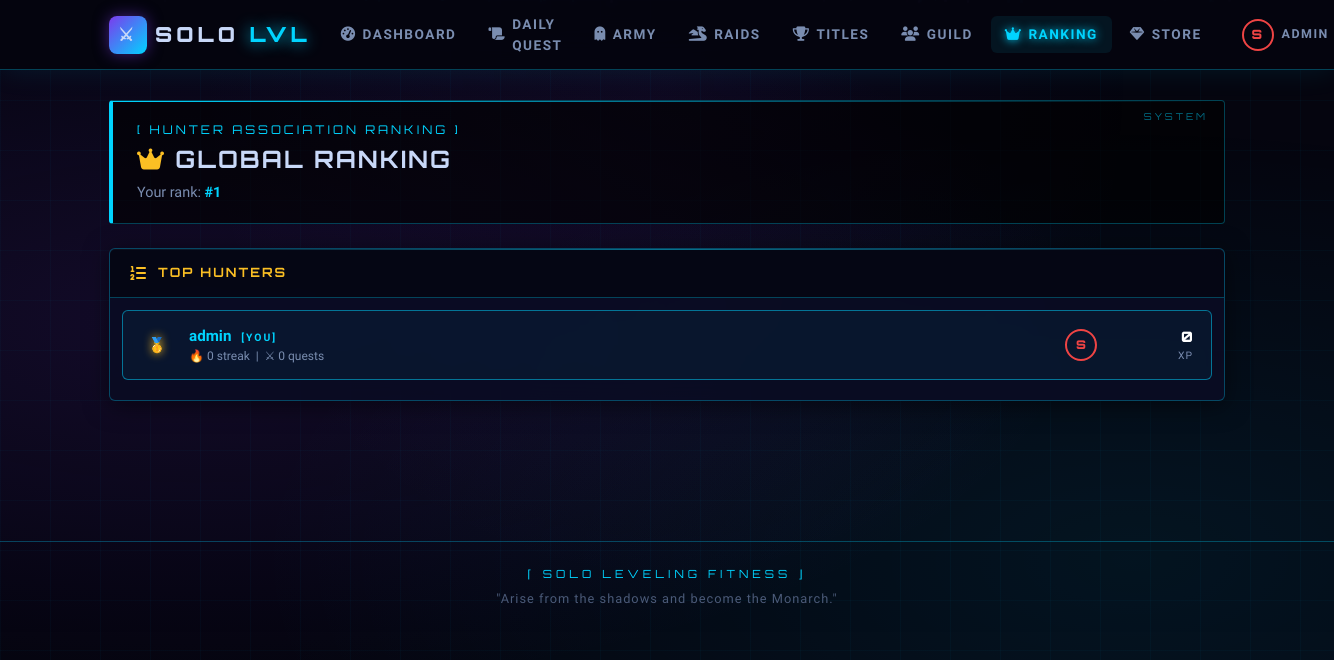
The page /pages/leaderboard.php (signed in) on the database its author committed.
### tables this page shows
CREATE TABLE users (
    id INT AUTO_INCREMENT PRIMARY KEY,
    username VARCHAR(50) UNIQUE NOT NULL,
    email VARCHAR(100) UNIQUE NOT NULL,
    password_hash VARCHAR(255) NOT NULL,
    full_name VARCHAR(100),
    join_date TIMESTAMP DEFAULT CURRENT_TIMESTAMP,
    last_login TIMESTAMP NULL,
    
     
    current_rank ENUM('E', 'D', 'C', 'B', 'A', 'S') DEFAULT 'E',
    rank_progress INT DEFAULT 0,  
    total_xp BIGINT DEFAULT 0,
    current_streak INT DEFAULT 0,
    best_streak INT DEFAULT 0,
    total_workouts INT DEFAULT 0,
    
     
    missed_days INT DEFAULT 0,
    last_workout_date DATE NULL,
    rest_days_used_this_week INT DEFAULT 0,
    
     
    subscription_type ENUM('none', 'monthly', 'yearly') DEFAULT 'none',
    subscription_expiry DATE NULL,
    subscription_start DATE NULL,
    
     
    shadow_army_power INT DEFAULT 0,
    shadow_coins INT DEFAULT 100,  
    
     
    profile_image VARCHAR(255) DEFAULT 'default.jpg',
    bio TEXT,
    is_admin BOOLEAN DEFAULT FALSE,
    is_active BOOLEAN DEFAULT TRUE,
    
    INDEX idx_rank (current_rank),
    INDEX idx_xp (total_xp),
    INDEX idx_streak (current_streak)
);

### includes/functions.php (called while the page is built, shortened)
<?php
function getCurrentUser() {
    $db = new Database();
    $conn = $db->getConnection();
    $query = "SELECT * FROM users WHERE id = :id";
    $stmt = $conn->prepare($query);
    $stmt->execute([':id' => $_SESSION['user_id']]);
    return $stmt->fetch();
}
?>

### pages/leaderboard.php (the view, shortened to what this page needs)
<?php
require_once '../includes/functions.php';
$user = getCurrentUser();
$db = new Database(); $conn = $db->getConnection();
$lbStmt = $conn->prepare("SELECT id, username, full_name, current_rank, total_xp, current_streak, best_streak, total_workouts, shadow_coins FROM users WHERE is_active=1 ORDER BY total_xp DESC LIMIT 50");
$lbStmt->execute();
$hunters = $lbStmt->fetchAll();
$posStmt = $conn->prepare("SELECT COUNT(*)+1 as pos FROM users WHERE total_xp > (SELECT total_xp FROM users WHERE id=:id) AND is_active=1");
$posStmt->execute([':id' => $user['id']]);
$myPos = $posStmt->fetch()['pos'];
include '../includes/header.php';
$rank_colors = ['E'=>'#6b7280','D'=>'#10b981','C'=>'#3b82f6','B'=>'#8b5cf6','A'=>'#f59e0b','S'=>'#ef4444'];
?>
<div class="system-header">
    <div class="text-system">[ HUNTER ASSOCIATION RANKING ]</div>
    <h1 style="font-size:1.5rem;margin-top:6px;"><i class="fas fa-crown" style="color:var(--gold);"></i> GLOBAL RANKING</h1>
    <p style="color:var(--text-secondary);font-size:0.9rem;margin:4px 0 0;">
        Your rank: <strong style="color:var(--accent-blue);">#<?= $myPos ?></strong>
    </p>
</div>
<div class="card">
    <div class="card-header" style="color:var(--gold);"><i class="fas fa-list-ol"></i> TOP HUNTERS</div>
    <div class="card-body" style="padding:12px;">
        <?php foreach ($hunters as $i => $h):
            $pos = $i + 1;
            $isMe = $h['id'] == $user['id'];
            $rc = $rank_colors[$h['current_rank']];
            $pos_class = $pos===1?'rank-1':($pos===2?'rank-2':($pos===3?'rank-3':''));
            $pos_icons = [1=>'🥇',2=>'🥈',3=>'🥉'];
        ?>
        <div class="leaderboard-row top-<?= $pos <= 3 ? $pos : 'other' ?>" style="<?= $isMe ? 'border-color:rgba(0,212,255,0.5);background:rgba(0,212,255,0.05);' : '' ?>">
            <div class="leaderboard-rank <?= $pos_class ?>">
                <?= isset($pos_icons[$pos]) ? $pos_icons[$pos] : '#'.$pos ?>
            </div>
            <div style="flex:1;">
                <div style="font-weight:700;font-size:0.95rem;color:<?= $isMe ? 'var(--accent-blue)' : 'var(--text-primary)' ?>;">
                    <?= htmlspecialchars($h['username']) ?>
                    <?php if ($isMe): ?><span style="font-size:0.65rem;color:var(--accent-blue);margin-left:6px;letter-spacing:2px;">[YOU]</span><?php endif; ?>
                </div>
                <div style="font-size:0.75rem;color:var(--text-secondary);">
                    🔥 <?= $h['current_streak'] ?> streak &nbsp;|&nbsp; ⚔ <?= $h['total_workouts'] ?> quests
                </div>
            </div>
            <div style="text-align:right;">
                <span class="rank-badge" style="color:<?= $rc ?>;border-color:<?= $rc ?>;width:32px;height:32px;font-size:0.75rem;"><?= $h['current_rank'] ?></span>
            </div>
            <div style="text-align:right;min-width:80px;">
                <div style="font-family:'Orbitron',monospace;font-weight:900;font-size:0.9rem;color:#fff;"><?= number_format($h['total_xp']) ?></div>
                <div style="font-size:0.65rem;color:var(--text-secondary);letter-spacing:1px;">XP</div>
            </div>
        </div>
        <?php endforeach; ?>
    </div>
</div>
<?php include '../includes/footer.php'; ?>

### assets/css/style.css (style rules this page uses)
:root { --primary-bg: #05050f; --secondary-bg: #0d0d1f; --card-bg: rgba(10, 12, 35, 0.92); --text-primary: #c8d8f8; --text-secondary: #7a8db0; --accent-blue: #00d4ff; --accent-purple: #7c3aed; --accent-glow: 0 0 15px rgba(0, 212, 255, 0.6); --danger-red: #ff3366; --success-green: #00ffaa; --warning-yellow: #f59e0b; --gold: #fbbf24; --rank-e: #6b7280; --rank-d: #10b981; --rank-c: #3b82f6; --rank-b: #8b5cf6; --rank-a: #f59e0b; --rank-s: #ef4444; --border-blue: rgba(0, 212, 255, 0.3); --nav-height: 70px; }
*, *::before, *::after { margin: 0; padding: 0; box-sizing: border-box; }
html { scroll-behavior: smooth; }
body { font-family: 'Rajdhani', sans-serif; font-size: 1rem; font-weight: 400; background: var(--primary-bg); color: var(--text-primary); min-height: 100vh; overflow-x: hidden; position: relative; }
body::before { content: ''; position: fixed; inset: 0; background: radial-gradient(ellipse at 15% 40%, rgba(124, 58, 237, 0.12) 0%, transparent 55%), radial-gradient(ellipse at 85% 70%, rgba(0, 212, 255, 0.08) 0%, transparent 55%), radial-gradient(ellipse at 50% 10%, rgba(124, 58, 237, 0.06) 0%, transparent 50%); pointer-events: none; z-index: 0; animation: bgPulse 8s ease-in-out infinite alternate; }
body::after { content: ''; position: fixed; inset: 0; background-image: linear-gradient(rgba(0, 212, 255, 0.03) 1px, transparent 1px), linear-gradient(90deg, rgba(0, 212, 255, 0.03) 1px, transparent 1px); background-size: 50px 50px; pointer-events: none; z-index: 0; }
h1, h2, h3, h4, h5, h6 { font-family: 'Orbitron', monospace; font-weight: 700; text-transform: uppercase; letter-spacing: 2px; color: var(--text-primary); position: relative; z-index: 1; }
p, span, small, li, td, th { position: relative; z-index: 1; }
.text-system { color: var(--accent-blue); font-family: 'Orbitron', monospace; font-size: 0.75rem; letter-spacing: 3px; text-transform: uppercase; }
.system-header { background: rgba(0, 0, 0, 0.6); border: 1px solid var(--border-blue); border-left: 4px solid var(--accent-blue); border-radius: 4px; padding: 20px 24px; margin-bottom: 24px; position: relative; overflow: hidden; }
.system-header::before { content: ''; position: absolute; top: 0; left: 0; right: 0; height: 1px; background: linear-gradient(90deg, var(--accent-blue), transparent); }
.system-header::after { content: 'SYSTEM'; position: absolute; top: 8px; right: 16px; font-family: 'Orbitron', monospace; font-size: 0.6rem; color: var(--accent-blue); letter-spacing: 3px; opacity: 0.5; }
.card { background: var(--card-bg); border: 1px solid var(--border-blue); border-radius: 6px; backdrop-filter: blur(12px); box-shadow: 0 4px 24px rgba(0, 0, 0, 0.5), inset 0 1px 0 rgba(255, 255, 255, 0.05); transition: all 0.3s ease; overflow: hidden; position: relative; margin-bottom: 20px; z-index: 1; }
.card::before { content: ''; position: absolute; top: 0; left: 0; right: 0; height: 1px; background: linear-gradient(90deg, transparent, var(--accent-blue), transparent); opacity: 0.5; }
.card-header { background: rgba(0, 0, 0, 0.4); border-bottom: 1px solid var(--border-blue); padding: 14px 20px; font-family: 'Orbitron', monospace; font-size: 0.8rem; font-weight: 700; text-transform: uppercase; color: var(--accent-blue); letter-spacing: 2px; display: flex; align-items: center; gap: 10px; }
.card-header i { font-size: 1rem; }
.card-body { padding: 20px; }
.rank-badge { display: inline-flex; align-items: center; justify-content: center; width: 42px; height: 42px; border-radius: 50%; font-family: 'Orbitron', monospace; font-weight: 900; font-size: 1rem; border: 2px solid currentColor; animation: rankGlow 2s ease-in-out infinite; position: relative; }
.leaderboard-row { display: flex; align-items: center; gap: 16px; padding: 14px 18px; background: rgba(8, 10, 25, 0.8); border: 1px solid var(--border-blue); border-radius: 6px; margin-bottom: 8px; transition: all 0.25s ease; }
.leaderboard-row.top-1 { border-color: rgba(251, 191, 36, 0.5); background: rgba(251, 191, 36, 0.05); }
.leaderboard-rank { font-family: 'Orbitron', monospace; font-size: 0.9rem; font-weight: 900; min-width: 32px; text-align: center; }
.rank-1 { color: var(--gold); text-shadow: 0 0 10px var(--gold); }

### rows shown on the page
users: pos "🥇", username "admin", shows "[YOU]", current_streak "0", total_workouts "0", current_rank "S", total_xp "0"

### other values the page prints
$user_rank "S"
$_SESSION['username'] "ADMIN"
$myPos "1"
